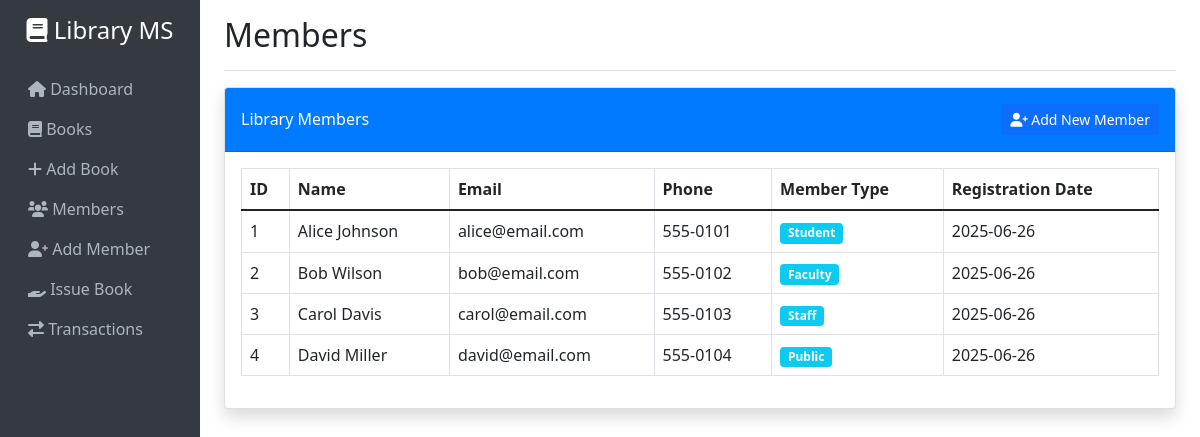
/members, run on the app's committed database.
### tables this page shows
CREATE TABLE members (
            id INTEGER PRIMARY KEY AUTOINCREMENT,
            name TEXT NOT NULL,
            email TEXT UNIQUE NOT NULL,
            phone TEXT,
            address TEXT,
            member_type TEXT DEFAULT 'student',
            registration_date TIMESTAMP DEFAULT CURRENT_TIMESTAMP,
            is_active BOOLEAN DEFAULT 1
        );

### app.py (the view)
@app.route('/members')
def members():
    db = get_db()
    members = db.execute('SELECT * FROM members WHERE is_active = 1 ORDER BY name').fetchall()
    return render_template('members.html', members=members)

### app.py (called while the page is built)
def get_db():
    if not hasattr(g, 'sqlite_db'):
        g.sqlite_db = sqlite3.connect(DATABASE)
        g.sqlite_db.row_factory = sqlite3.Row
    return g.sqlite_db

### templates/members.html (shortened to what this page needs)
{% extends "base.html" %}
{% block header %}Members{% endblock %}
{% block content %}
<div class="card shadow mb-4">
    <div class="card-header py-3 d-flex justify-content-between align-items-center">
        <h6 class="m-0 font-weight-bold">Library Members</h6>
        <a href="{{ url_for('add_member') }}" class="btn btn-primary btn-sm">
            <i class="fas fa-user-plus"></i> Add New Member
        </a>
    </div>
    <div class="card-body">
        {% if members %}
        <div class="table-responsive">
            <table class="table table-bordered" width="100%" cellspacing="0">
                <thead>
                    <tr>
                        <th>ID</th>
                        <th>Name</th>
                        <th>Email</th>
                        <th>Phone</th>
                        <th>Member Type</th>
                        <th>Registration Date</th>
                    </tr>
                </thead>
                <tbody>
                    {% for member in members %}
                    <tr>
                        <td>{{ member.id }}</td>
                        <td>{{ member.name }}</td>
                        <td>{{ member.email }}</td>
                        <td>{{ member.phone or 'N/A' }}</td>
                        <td>
                            <span class="badge bg-info">{{ member.member_type.title() }}</span>
                        </td>
                        <td>{{ member.registration_date[:10] }}</td>
                    </tr>
                    {% endfor %}
                </tbody>
            </table>
        </div>
        {% else %}
        <p class="text-muted">No members registered yet. <a href="{{ url_for('add_member') }}">Add your first member</a>.</p>
        {% endif %}
    </div>
</div>
{% endblock %}

### templates/base.html (style rules this page uses)
.card-header { background-color: #007bff; color: white; }

### data on the page
members: id "1", name "Alice Johnson", email "alice@email.com", phone "555-0101", member_type "Student", registration_date "2025-06-26"
members: id "2", name "Bob Wilson", email "bob@email.com", phone "555-0102", member_type "Faculty", registration_date "2025-06-26"
members: id "3", name "Carol Davis", email "carol@email.com", phone "555-0103", member_type "Staff", registration_date "2025-06-26"
members: id "4", name "David Miller", email "david@email.com", phone "555-0104", member_type "Public", registration_date "2025-06-26"
